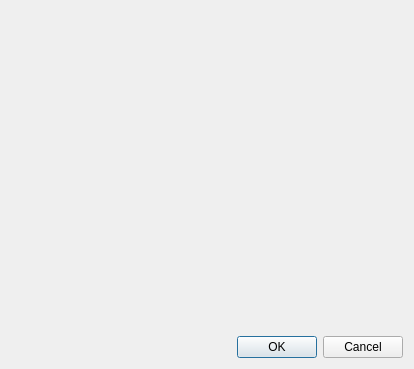
<?xml version="1.0" encoding="UTF-8"?>
<ui version="4.0">
 <class>DetectorAddDialog</class>
 <widget class="QDialog" name="DetectorAddDialog">
  <property name="geometry">
   <rect>
    <x>0</x>
    <y>0</y>
    <width>414</width>
    <height>369</height>
   </rect>
  </property>
  <property name="windowTitle">
   <string>Detector adding</string>
  </property>
  <layout class="QVBoxLayout" name="verticalLayout">
   <item>
    <widget class="DetectorConfigurationWidget" name="configurationWidget" native="true"/>
   </item>
   <item>
    <widget class="QDialogButtonBox" name="buttonBox">
     <property name="orientation">
      <enum>Qt::Horizontal</enum>
     </property>
     <property name="standardButtons">
      <set>QDialogButtonBox::Cancel|QDialogButtonBox::Ok</set>
     </property>
    </widget>
   </item>
  </layout>
 </widget>
 <customwidgets>
  <customwidget>
   <class>DetectorConfigurationWidget</class>
   <extends>QWidget</extends>
   <header>gui/detectors/detectorconfigurationwidget.hpp</header>
   <container>1</container>
  </customwidget>
 </customwidgets>
 <resources/>
 <connections>
  <connection>
   <sender>buttonBox</sender>
   <signal>accepted()</signal>
   <receiver>DetectorAddDialog</receiver>
   <slot>accept()</slot>
   <hints>
    <hint type="sourcelabel">
     <x>248</x>
     <y>254</y>
    </hint>
    <hint type="destinationlabel">
     <x>157</x>
     <y>274</y>
    </hint>
   </hints>
  </connection>
  <connection>
   <sender>buttonBox</sender>
   <signal>rejected()</signal>
   <receiver>DetectorAddDialog</receiver>
   <slot>reject()</slot>
   <hints>
    <hint type="sourcelabel">
     <x>316</x>
     <y>260</y>
    </hint>
    <hint type="destinationlabel">
     <x>286</x>
     <y>274</y>
    </hint>
   </hints>
  </connection>
 </connections>
</ui>
